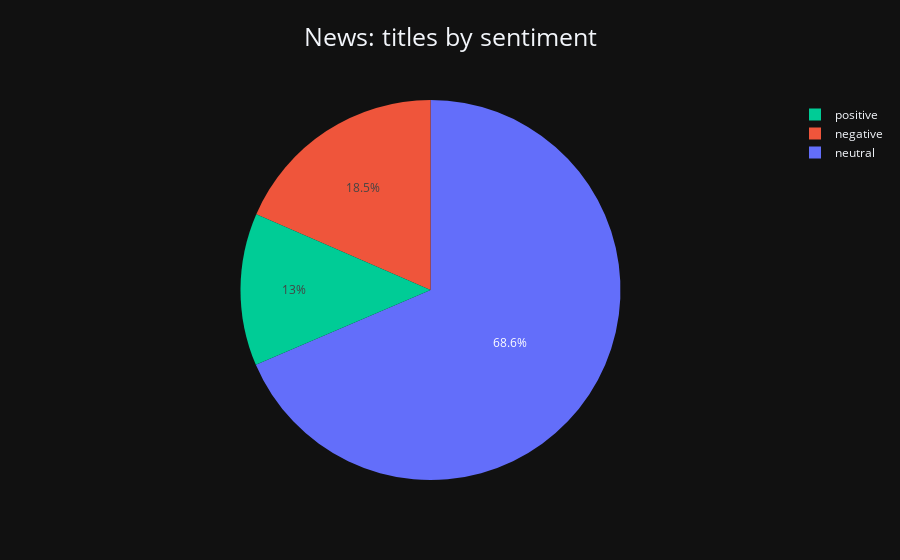

Source (notebook cell):
### Code cell
sp.sent_pie(source = "News", model = "FinBERT", part = "title").show()

### Figure 1 — Plotly figure (JSON) as saved in the notebook; plotly's stock layout.template omitted (floating-point values rounded to 4 significant figures)
{"data": [{"domain": {"x": [0, 1], "y": [0, 1]}, "hovertemplate": "title_FinBERT=%{label}<br>count=%{value}<extra></extra>", "labels": ["negative", "neutral", "positive", "negative", "neutral", "positive", "negative", "neutral", "positive", "negative", "neutral", "positive", "negative", "neutral"], "legendgroup": "", "name": "", "showlegend": true, "type": "pie", "values": [41, 134, 22, 104, 424, 89, 25, 79, 15, 13, 49, 4, 2, 1]}], "layout": {"legend": {"tracegroupgap": 0, "traceorder": "reversed"}, "title": {"font": {"size": 25}, "text": "News: titles by sentiment", "x": 0.5, "xanchor": "center", "y": 0.95, "yanchor": "top"}}}
